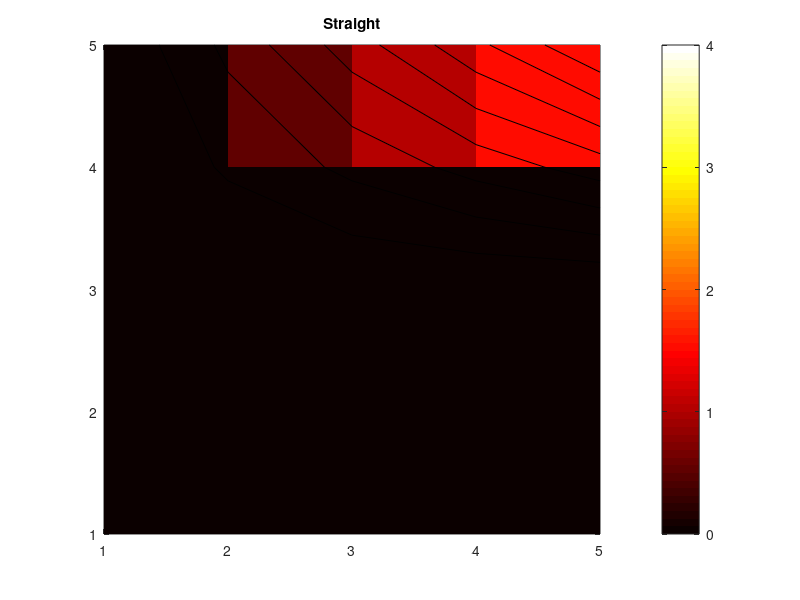
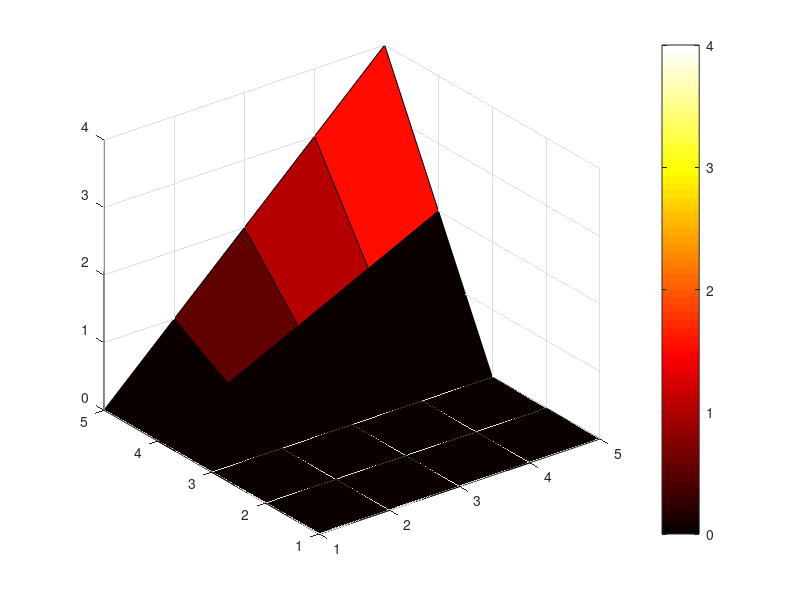

The MATLAB source for these figures, in order:
% straight.m								
%
% This program models the electric field generated when electrodes
% are placed at two sides of a square strip of conducting paper. The paper is 
% modeled by a grid. 
% The student can set the size of the box and the tolerance
voltage = input('What is the voltage of the nongrounded side?');
boxside = input('Number of units on side of box? ');

% Set the maximum allowable change in value for a point between iterations
tolerance = input('tol ');	

% The next line initializes the grid, setting all points to zero volts
old = zeros(boxside,boxside);
old(boxside,:) = voltage + zeros(1,boxside);  % set one side of box to 9 volts
old(boxside,:) = [0:boxside-1]*voltage/boxside;

equilibrium = 0;                % a variable used to check for equilibrium
icount = 0;                     % an iteration counter
disp('Done with initialization of boundary conditions.');

new = old;

ih1 =         figure('Units','normalized','Position',[0 .5 .45 .5]);
ih2 =         figure('Units','normalized','Position',[.5 .5 .45 .5],'KeyPressFcn','squareone');

while (equilibrium < 1)
    for m = 2:boxside-1	
        for n = 1:boxside
            new(m,n) = (old(m-1,n)+old(m+1,n))/2;
        end
    end
    icount = icount + 1;		% add one to the iteration counter
    figure(ih1);
    
    colormap(hot);
    pcolor(new);
    shading flat;
    hold on;
    contour(new,8,'k');
    hold off;
    title('Straight');
    colorbar
    drawnow;    
    
    % Position the figure in the upper right hand corner of the screen
    figure(ih2);
    surf(new);
    colormap(hot);
    colorbar;
    drawnow;    
    if all(new-old<=tolerance)	% test for equilibrium
        equilibrium = 1;
        disp('number of iterations');
        disp(icount);
        
        close;		% Clean Up previous figures
        close;
        % Position the figure in the upper right hand corner of the screen
        figure(ih1);
        
        colormap(hot);
        pcolor(new);
        shading flat;
        hold on;
        contour(new,8,'k');
        hold off;
        title('Straight');
        colorbar
        drawnow;    
        
        % Position the figure in the upper right hand corner of the screen
        figure(ih2);
        surf(new);
        colormap(hot);
        colorbar;
        drawnow;    
    end
    old = new;
end	
